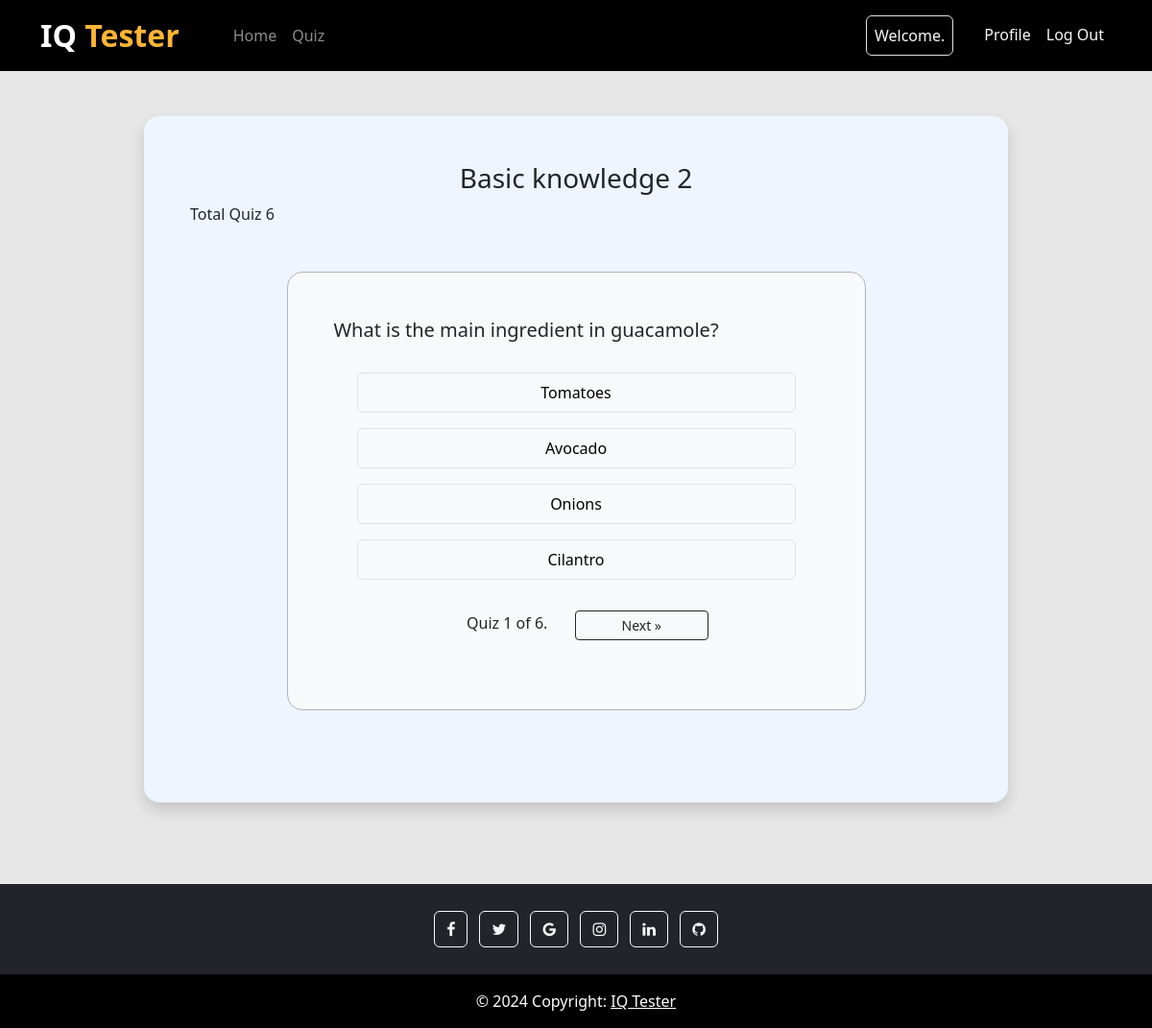
Screenshot of /quiz/2/ (signed in) with the database file from the repository.
### quiz/models.py (models this page shows, shortened)
class Quiz(models.Model):
    title = models.CharField(max_length=100)
    description = models.TextField()
    image = models.ImageField(upload_to='quiz/media/images/', blank=True, null=True)
    category = models.ManyToManyField(Category)
    has_time_limit = models.BooleanField(default=False)
    time_limit_minutes = models.PositiveIntegerField(blank=True, null=True)
    created_at = models.DateTimeField(auto_now_add=True)

class Question(models.Model):
    quiz = models.ForeignKey(Quiz, on_delete=models.CASCADE, related_name='questions')
    text = models.TextField()
    def __str__(self):
        return self.text

class Choice(models.Model):
    question = models.ForeignKey(Question, on_delete=models.CASCADE, related_name='choice')
    option = models.CharField(max_length=200)
    is_correct = models.BooleanField(default=False)

### core/views.py (the view)
# urls.py: path('quiz/<int:quiz_id>/', quiz_page, name='quiz_page'),
@login_required(login_url="/login/")
def quiz_page(request, quiz_id):
    queryset = Question.objects.filter(quiz=quiz_id)
    quiz = Quiz.objects.get(id=quiz_id)
    qn_id = queryset.first().id
    items_per_page = 1
    paginator = Paginator(queryset, items_per_page)
    page = request.GET.get('page')
    ansid = request.GET.get('ansid')
    print(page)
    print(ansid)
    try:
        current_page = paginator.page(page)
        print(current_page.number)
    except PageNotAnInteger:
        current_page = paginator.page(1)
    except EmptyPage:
        current_page = paginator.page(paginator.num_pages)
    qn_id += current_page.number-1
    question = Question.objects.get(id=qn_id)
    print(question)
    return render(request, 'quiz_page.html', {'current_page': current_page, 'question' : question, 'quiz': quiz})

### core/templates/quiz_page.html (shortened to what this page needs)
{% extends "base.html" %}
{% block content %}
<section style="background-color: #EEF5FF" class="w-75 m-auto rounded-4 shadow p-5 my-5">
    <div>
        <h3 class="text-center">{{ quiz.title }}</h3>
        <span>Total Quiz {{quiz.questions.all|length}}</span>
        <div class="bg-light w-75 m-auto p-5 my-5 border border-dark-subtle rounded-4">
            <h5>{{question.text}}</h5>
            <div class="p-4">
                <div>
                    {% for choice  in question.choice.all%}
                    <div>
                        <p class="btn btn-light border rounder w-100 py-2">{{ choice.option }}</p>
                    </div>
                    {% endfor %}
                </div>
                <div class="pagination justify-content-center mt-3">
                    <span class="step-links">
                        <span class="current mx-4">
                            Quiz {{ current_page.number }} of {{ current_page.paginator.num_pages }}.
                        </span>
                        {% if current_page.has_next %}
                            <a class="btn btn-outline-dark btn-sm px-5" href="/quiz/{{quiz.id}}/?page={{ current_page.next_page_number }}">Next &raquo;</a>
                        {% endif %}
                    </span>
                </div>
            </div>
        </div>
    </div>
</section>
{% endblock content %}

### rows the page displays
Quiz: title "Basic knowledge 2", questions.all|length "6"
Question: text "What is the main ingredient in guacamole?"
Choice: option "Tomatoes"
Choice: option "Avocado"
Choice: option "Onions"
Choice: option "Cilantro"

### other values shown
{{ current_page.number }} "1"
{{ current_page.paginator.num_pages }} "6"
